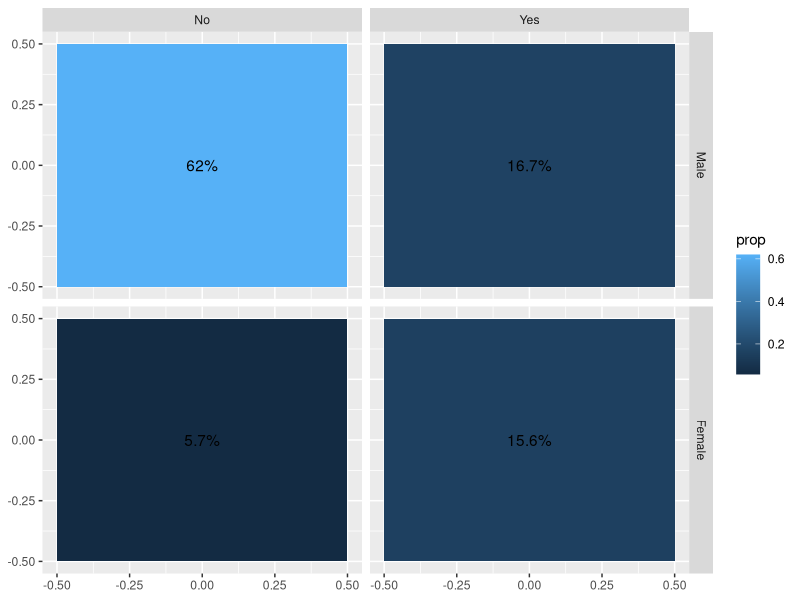

Here is the R script that generated this plot: (Note: this script raises an error after producing the figure.)
## ---- chunk 1
knitr::opts_chunk$set(echo = TRUE)
options(tidyverse.quiet = TRUE)

## ---- chunk 2
library(tidyverse)
compute_layer_prop <- function(data = mtcars, ...){
  
  if(is.null(data$value)){data$value <- 1}
  
  global_sum <- sum(data$value)
  
  data %>% 
    group_by(PANEL) %>% 
    summarize(sum = sum(value)) %>% 
    mutate(prop = sum/global_sum) %>% 
    mutate(label = round(100 * prop, 1) %>% paste0("%")) %>% 
    mutate(x = 0, y = 0)

}

Titanic %>% 
  data.frame() %>%  
  uncount(Freq) %>% 
  group_by(Sex, Survived) %>% 
  mutate(cell = paste(Sex, Survived, sep = "-")) %>%  
  mutate(PANEL = paste(as.numeric(Sex), as.numeric(Survived), sep = "-")) %>%
  compute_layer_prop()

StatProp <- ggproto(`_class` = "StatProp",
                    `_inherit` = Stat,
                    compute_layer = compute_layer_prop)

Titanic %>% 
  data.frame() %>%  
  uncount(Freq) %>% 
  ggplot(aes(fill = after_stat(prop))) + 
  facet_grid(Sex ~ Survived) + 
  layer(geom = "tile", 
        stat = StatProp, 
        position = "identity") +
  layer(geom = "text", 
        stat = StatProp, 
        position = "identity")

layer_data()



## ---- chunk 3
library(tidyverse)

Titanic %>% 
  data.frame() %>%  
  uncount(Freq) ->
tidy_titanic

compute_layer_prop_within <- function(data = tidy_titanic, ...){
  
  if(is.null(data$value)){data$value <- 1}
  if(is.null(data$prop_within)){data$prop_within <- 1}
  if(is.null(data$wt)){data$wt <- 1}
  
  data$value <- data$value * data$wt
  
  data %>% 
    group_by(prop_within) %>% 
    summarize(group_sum = sum(.data$value)) ->
  group_sum_df
  
  data %>% 
    left_join(group_sum_df, join_by = "prop_within") %>% 
    group_by(PANEL) %>% 
    summarize(sum = sum(.data$value),
              group_sum = mean(.data$group_sum)) %>% 
    mutate(prop = sum/group_sum) %>% 
    mutate(label = round(100 * prop, 1) %>% paste0("%")) %>% 
    mutate(x = 0, y = 0)

}


# test compute layer
tidy_titanic %>% 
  mutate(prop_by = Sex) %>% 
  mutate(PANEL = paste(as.numeric(Sex), 
                       as.numeric(Survived), sep = "-")) %>%
  ungroup() %>% 
  compute_layer_prop_within()


StatPropwithin <- ggproto(`_class` = "StatPropwithin",
                    `_inherit` = Stat,
                    compute_layer = compute_layer_prop_within)

stat_prop <- function(geom = "text"){
  
    layer(geom = geom, 
        stat = StatPropwithin, 
        position = "identity")
  
}

tidy_titanic %>% 
  ggplot() + 
  facet_wrap(~Sex) + 
  stat_prop()

last_plot() + 
  facet_grid(Sex ~ Survived)

last_plot() + 
  aes(prop_within = Sex)


last_plot() + 
  facet_grid(rows = vars(Sex),
             cols = vars(Age, Survived))

and <- paste  # not super careful category combos


last_plot() +
  aes(prop_within = and(Survived, Age))

layer_data()

# implementation does not protect you from illogical specification. 
# (prop within both Survived and age, but table only breaks down by age.)
last_plot() + 
  facet_grid(rows = vars(Age))

last_plot() +
  aes(prop_within = Age)

last_plot() + 
  aes(prop_within = NULL)

layer_data()
